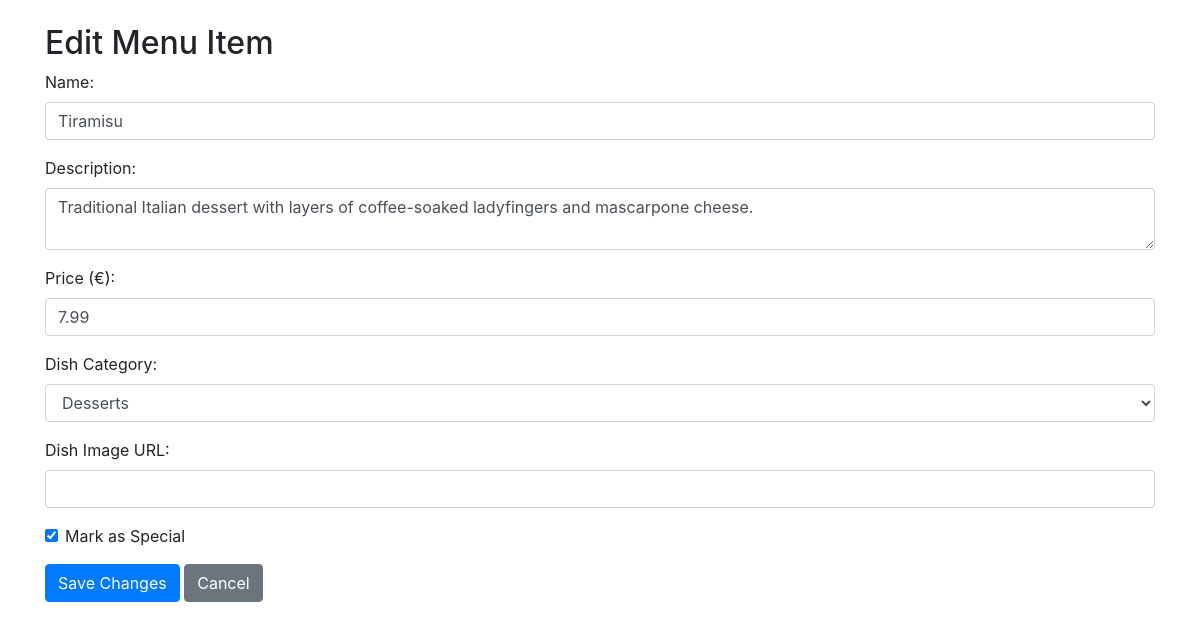
The page /admin/edit_menu.php?id=3 (signed in) on the database its author committed.
### tables this page shows
CREATE TABLE `menus` (
    `id` INT AUTO_INCREMENT PRIMARY KEY,
    `restaurant_id` INT NOT NULL,
    `name` VARCHAR(255) NOT NULL,
    `description` TEXT,
    `price` DECIMAL(10, 2) NOT NULL,
    `dish` VARCHAR(255) NOT NULL,
    `is_special` BOOLEAN DEFAULT FALSE,
    `dish_image` VARCHAR(255),
    `created_at` DATETIME DEFAULT CURRENT_TIMESTAMP,
    `updated_at` DATETIME DEFAULT CURRENT_TIMESTAMP ON UPDATE CURRENT_TIMESTAMP,
    FOREIGN KEY (`restaurant_id`) REFERENCES `restaurants`(`id`) ON DELETE CASCADE
);

### admin/edit_menu.php (the view, shortened to what this page needs)
<?php
include_once "../config.php";
$restaurant_id = $_SESSION["restaurant_id"];
$menu_id = $_GET['id'];
try {
    $stmt = $connect->prepare("SELECT * FROM menus WHERE id = :id AND restaurant_id = :restaurant_id");
    $stmt->bindParam(':id', $menu_id, PDO::PARAM_INT);
    $stmt->bindParam(':restaurant_id', $restaurant_id, PDO::PARAM_INT);
    $stmt->execute();
    $menu_item = $stmt->fetch(PDO::FETCH_ASSOC);
} catch (PDOException $error) {
    $message = "Error fetching menu item: " . $error->getMessage();
}
?>
<!DOCTYPE html>
<html lang="en">
<head>
    <link rel="stylesheet" href="https://stackpath.bootstrapcdn.com/bootstrap/4.5.2/css/bootstrap.min.css">
</head>
<body>
    <div class="container mt-4">
        <h2>Edit Menu Item</h2>
        <form method="POST">
            <div class="form-group">
                <label>Name:</label>
                <input type="text" name="name" value="<?= htmlspecialchars($menu_item['name']) ?>" required class="form-control">
            </div>
            <div class="form-group">
                <label>Description:</label>
                <textarea name="description" class="form-control" required><?= htmlspecialchars($menu_item['description']) ?></textarea>
            </div>
            <div class="form-group">
                <label>Price (€):</label>
                <input type="text" name="price" value="<?= htmlspecialchars($menu_item['price']) ?>" required class="form-control">
            </div>
            <div class="form-group">
    <label for="dish">Dish Category:</label>
    <select class="form-control" id="dish" name="dish" required>
        <option value="Desserts" <?= $menu_item['dish'] == 'Desserts' ? 'selected' : '' ?>>Desserts</option>
    </select>
</div>
            <div class="form-group">
                <label>Dish Image URL:</label>
                <input type="text" name="dish_image" value="<?= htmlspecialchars($menu_item['dish_image']) ?>" class="form-control">
            </div>
            <div class="form-group form-check">
                <input type="checkbox" name="is_special" class="form-check-input" <?= $menu_item['is_special'] ? 'checked' : '' ?>>
                <label class="form-check-label">Mark as Special</label>
            </div>
            <button type="submit" class="btn btn-primary">Save Changes</button>
            <a href="index.php" class="btn btn-secondary">Cancel</a>
        </form>
    </div>
</body>
</html>

### rows shown on the page
menus: name "Tiramisu", description "Traditional Italian dessert with layers of coffee-soaked ladyfingers and mascarpone cheese.", price "7.99", dish "Desserts", is_special "☑"
